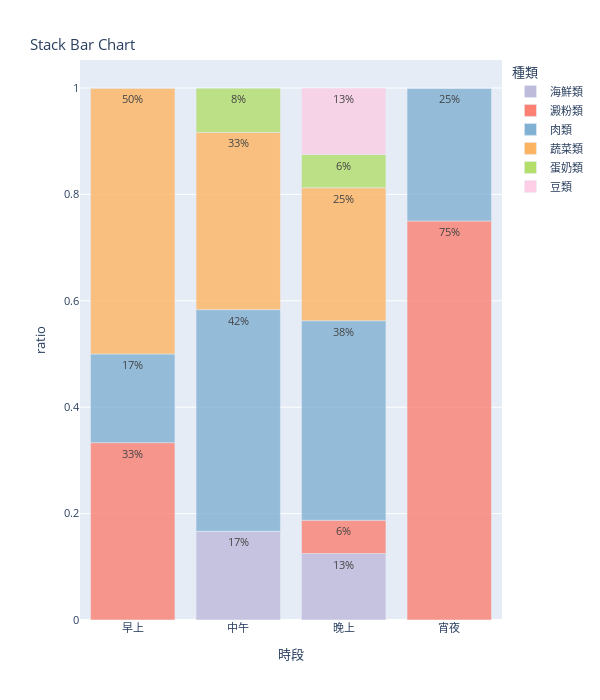

Notebook code for this chart:
### Code cell
Demo2 = pd.read_excel('Demo .xlsx',sheet_name = "工作表2")
df4=pd.melt(pd.crosstab(Demo2['種類'], Demo['時段'], dropna=False).reset_index().fillna(0), id_vars=["種類"],var_name='時段', value_name="Value")
df4=pd.merge(df4,df4.groupby(['時段'])['Value'].apply(np.sum).to_frame("total_count").reset_index())
df4['ratio'] = df4.Value/df4.total_count
df4['ratio_name'] =round(df4['ratio'],2)
colors=sns.color_palette("Set3", 20).as_hex()[-6:]
fig5 = px.bar(df4, x="時段", y="ratio", color="種類", text="ratio_name", color_discrete_sequence=colors,category_orders={"時段": ["早上", "中午", "晚上", "宵夜"]},opacity =0.8,text_auto='.0%')
fig5.update_layout(title_text="<b> </b><br>Stack Bar Chart", font_size=11,width=600,height=700) #, margin=dict(t=210,l=90,b=20,r=30)
#Ingredient System
#, margin=dict(t=150,l=10,b=50,r=15)
fig5.show()

### Figure 1 — Plotly figure (JSON) as saved in the notebook; plotly's stock layout.template omitted (floating-point values rounded to 4 significant figures)
{"data": [{"alignmentgroup": "True", "hovertemplate": "種類=海鮮類<br>時段=%{x}<br>ratio=%{y}<br>ratio_name=%{text}<extra></extra>", "legendgroup": "海鮮類", "marker": {"color": "#bebada", "opacity": 0.8, "pattern": {"shape": ""}}, "name": "海鮮類", "offsetgroup": "海鮮類", "orientation": "v", "showlegend": true, "text": [0.17, 0, 0, 0.12], "textposition": "auto", "texttemplate": "%{y:.0%}", "type": "bar", "x": ["中午", "宵夜", "早上", "晚上"], "xaxis": "x", "y": [0.1667, 0, 0, 0.125], "yaxis": "y"}, {"alignmentgroup": "True", "hovertemplate": "種類=澱粉類<br>時段=%{x}<br>ratio=%{y}<br>ratio_name=%{text}<extra></extra>", "legendgroup": "澱粉類", "marker": {"color": "#fb8072", "opacity": 0.8, "pattern": {"shape": ""}}, "name": "澱粉類", "offsetgroup": "澱粉類", "orientation": "v", "showlegend": true, "text": [0, 0.75, 0.33, 0.06], "textposition": "auto", "texttemplate": "%{y:.0%}", "type": "bar", "x": ["中午", "宵夜", "早上", "晚上"], "xaxis": "x", "y": [0, 0.75, 0.3333, 0.0625], "yaxis": "y"}, {"alignmentgroup": "True", "hovertemplate": "種類=肉類<br>時段=%{x}<br>ratio=%{y}<br>ratio_name=%{text}<extra></extra>", "legendgroup": "肉類", "marker": {"color": "#80b1d3", "opacity": 0.8, "pattern": {"shape": ""}}, "name": "肉類", "offsetgroup": "肉類", "orientation": "v", "showlegend": true, "text": [0.42, 0.25, 0.17, 0.38], "textposition": "auto", "texttemplate": "%{y:.0%}", "type": "bar", "x": ["中午", "宵夜", "早上", "晚上"], "xaxis": "x", "y": [0.4167, 0.25, 0.1667, 0.375], "yaxis": "y"}, {"alignmentgroup": "True", "hovertemplate": "種類=蔬菜類<br>時段=%{x}<br>ratio=%{y}<br>ratio_name=%{text}<extra></extra>", "legendgroup": "蔬菜類", "marker": {"color": "#fdb462", "opacity": 0.8, "pattern": {"shape": ""}}, "name": "蔬菜類", "offsetgroup": "蔬菜類", "orientation": "v", "showlegend": true, "text": [0.33, 0, 0.5, 0.25], "textposition": "auto", "texttemplate": "%{y:.0%}", "type": "bar", "x": ["中午", "宵夜", "早上", "晚上"], "xaxis": "x", "y": [0.3333, 0, 0.5, 0.25], "yaxis": "y"}, {"alignmentgroup": "True", "hovertemplate": "種類=蛋奶類<br>時段=%{x}<br>ratio=%{y}<br>ratio_name=%{text}<extra></extra>", "legendgroup": "蛋奶類", "marker": {"color": "#b3de69", "opacity": 0.8, "pattern": {"shape": ""}}, "name": "蛋奶類", "offsetgroup": "蛋奶類", "orientation": "v", "showlegend": true, "text": [0.08, 0, 0, 0.06], "textposition": "auto", "texttemplate": "%{y:.0%}", "type": "bar", "x": ["中午", "宵夜", "早上", "晚上"], "xaxis": "x", "y": [0.08333, 0, 0, 0.0625], "yaxis": "y"}, {"alignmentgroup": "True", "hovertemplate": "種類=豆類<br>時段=%{x}<br>ratio=%{y}<br>ratio_name=%{text}<extra></extra>", "legendgroup": "豆類", "marker": {"color": "#fccde5", "opacity": 0.8, "pattern": {"shape": ""}}, "name": "豆類", "offsetgroup": "豆類", "orientation": "v", "showlegend": true, "text": [0, 0, 0, 0.12], "textposition": "auto", "texttemplate": "%{y:.0%}", "type": "bar", "x": ["中午", "宵夜", "早上", "晚上"], "xaxis": "x", "y": [0, 0, 0, 0.125], "yaxis": "y"}], "layout": {"barmode": "relative", "font": {"size": 11}, "height": 700, "legend": {"title": {"text": "種類"}, "tracegroupgap": 0}, "margin": {"t": 60}, "title": {"text": "<b> </b><br>Stack Bar Chart"}, "width": 600, "xaxis": {"anchor": "y", "categoryarray": ["早上", "中午", "晚上", "宵夜"], "categoryorder": "array", "domain": [0, 1], "title": {"text": "時段"}}, "yaxis": {"anchor": "x", "domain": [0, 1], "title": {"text": "ratio"}}}}
